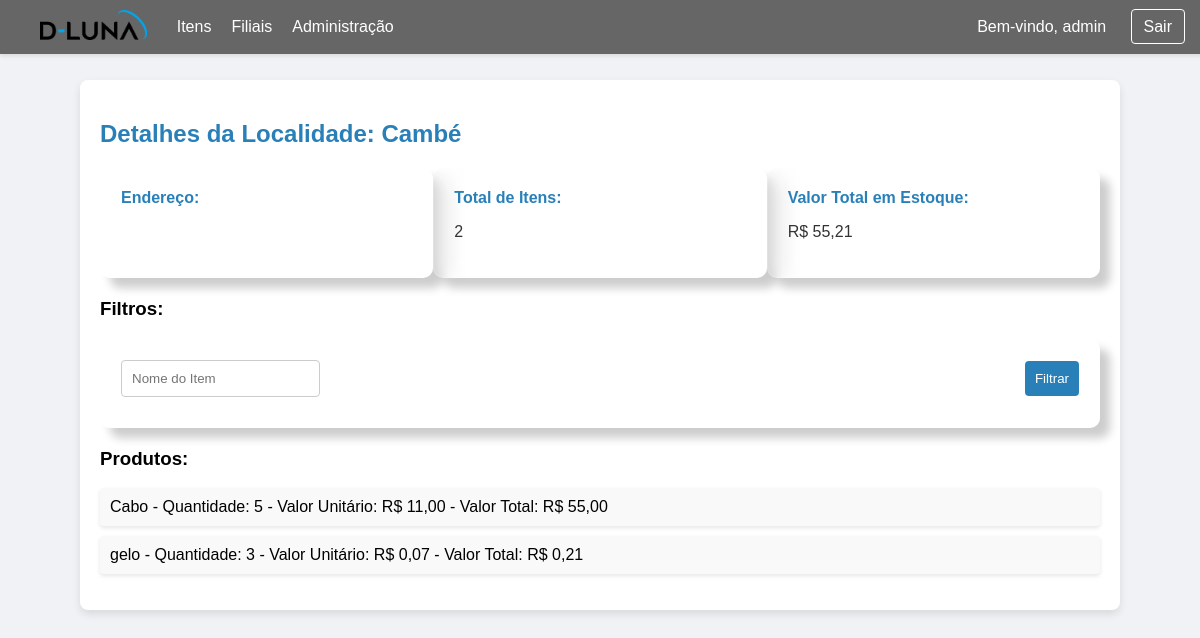
The app's page /localidades/4/ (signed in), older data.
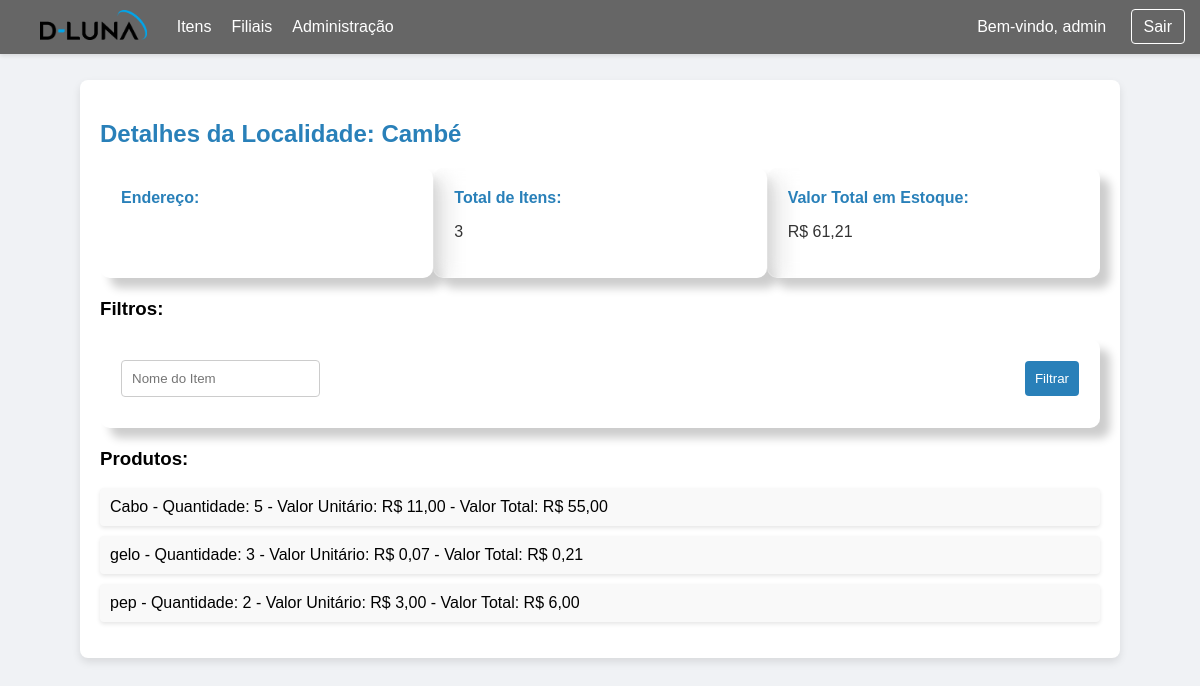
The same page, newer data.
### estoque/models.py (models this page shows, shortened)
class Item(models.Model):
  nome = models.CharField(max_length=100)
  quantity = models.IntegerField()
  preco = models.DecimalField(max_digits=10, decimal_places=2)
  localidade = models.ForeignKey(Localidade, on_delete=models.CASCADE)
  data_criacao = models.DateTimeField(auto_now_add=True)
  data_atualizacao = models.DateTimeField(auto_now=True)
  criador_por = models.ForeignKey(User, on_delete=models.CASCADE)
  GL_category = models.CharField(max_length=100)
  descricao = models.CharField(max_length=250)
  asset_class = models.IntegerField()
  image = models.ImageField(upload_to='item_images/', blank=True, null=True)
  @property
  def valor_total(self):
    return self.quantity * self.preco

### estoque/views.py (the view)
# urls.py: path('localidades/<int:pk>/', LocalDetailView.as_view(), name='local-detail'),
@method_decorator(login_required, name='dispatch')
class LocalDetailView(DetailView):
   model = Localidade
   template_name = 'local_detail.html'
   context_object_name = 'localidade'
   def get_context_data(self, **kwargs):
        context = super().get_context_data(**kwargs)
        search_query = self.request.GET.get('search', '')
        if search_query:
            itens = Item.objects.filter(localidade=self.object, nome__icontains=search_query)
        else:
            itens = Item.objects.filter(localidade=self.object)
        itens = itens.order_by('-quantity')
        context['itens'] = itens
        context['total_itens'] = itens.count()
        context['valor_total_estoque'] = sum(item.valor_total for item in itens)
        return context

### estoque/templates/local_detail.html (shortened to what this page needs)
{% load static %}
<!DOCTYPE html>
<html lang="pt-br">
<head>
</head>
<body>
  <div class="navbar">
    <div class="navbar-left">
      <a href="{% url 'dashboard' %}">
        <img src="{% static 'midia/Logo_DeLuna.png' %}" alt="D-Luna" class="logo-img">
      </a>
      <a href="{% url 'item-list' %}">Itens</a>
      <a href="{% url 'localidade-list' %}">Filiais</a>
      <a href="{% url 'admin:index' %}">Administração</a>
    </div>
    <div class="navbar-right">
      <span>Bem-vindo, {{ user.username }}</span>
      <a href="{% url 'logout' %}">Sair</a>
    </div>
  </div>
  <div class="container">
    <h2>Detalhes da Localidade: {{ localidade.nome }}</h2>
    <div class="glass-card-container">
      <div class="glass-card">
        <strong>Endereço:</strong>
      </div>
      <div class="glass-card">
        <strong>Total de Itens:</strong>
        <p>{{ total_itens }}</p>
      </div>
      <div class="glass-card">
        <strong>Valor Total em Estoque:</strong>
        <p>R$ {{ valor_total_estoque }}</p>
      </div>
    </div>
    <h3>Filtros:</h3>
    <form method="GET" class="filter-form">
      <input type="text" name="search" placeholder="Nome do Item" value="{{ request.GET.search }}">
      <button type="submit">Filtrar</button>
    </form>
    <h3>Produtos:</h3>
    <ul>
      {% for item in itens %}
      <li>{{ item.nome }} - Quantidade: {{ item.quantity }} - Valor Unitário: R$ {{ item.preco }} - Valor
        Total: R$ {{ item.valor_total }}</li>
      {% empty %}
      <li>Nenhum produto encontrado nesta localidade.</li>
      {% endfor %}
    </ul>
  </div>
</body>
</html>

Row changes from the older to the newer data that the page shows:
added Item: nome "pep", quantity "2", preco "3,00", valor_total "6,00"
Text that changed along with them:
{{ total_itens }}: "2" → "3"
{{ valor_total_estoque }}: "55,21" → "61,21"
